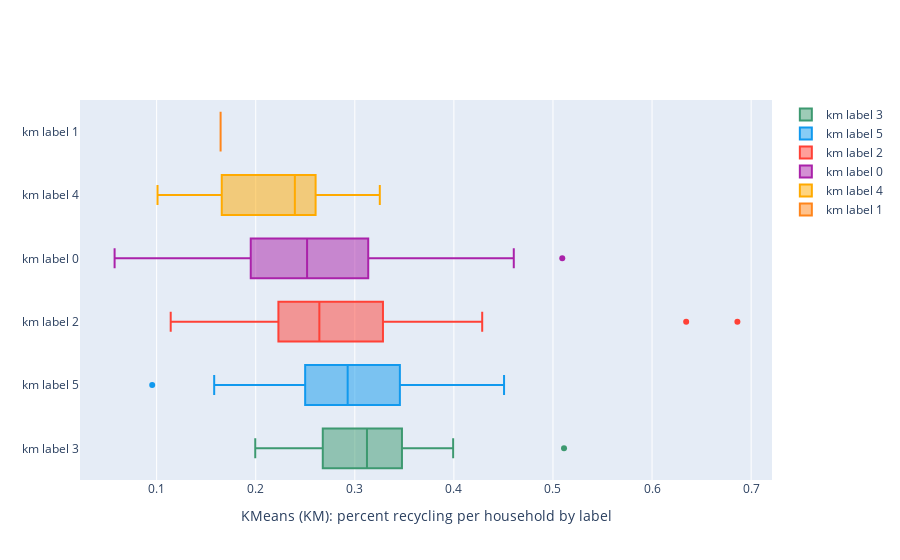

Here is the notebook cell this chart was saved with:
### Code cell
layout = Layout(
    boxgap=0.1,
    height = 600
)
fig = go.Figure(layout=layout)

fig.add_trace(go.Box(
    x=km_label3['%recycle/hh'],
    name='km label 3',
    marker_color='#3D9970'
))

fig.add_trace(go.Box(
    x=km_label5['%recycle/hh'],
    name='km label 5',
    marker_color='#1199ee'
))
fig.add_trace(go.Box(
    x=km_label2['%recycle/hh'],
    name='km label 2',
    marker_color='#FF4136'
))
fig.add_trace(go.Box(
    x=km_label0['%recycle/hh'],
    name='km label 0',
    marker_color='#AA22AA'
))
fig.add_trace(go.Box(
    x=km_label4['%recycle/hh'],
    name='km label 4',
    marker_color='#ffaa00'
))
fig.add_trace(go.Box(
    x=km_label1['%recycle/hh'],
    name='km label 1',
    marker_color='#FF851B'
))

fig.update_layout(
    xaxis=dict(title='KMeans (KM): percent recycling per household by label', zeroline=False),
    boxmode='overlay'
)

fig.update_traces(orientation='h') # horizontal box plots

fig.show()
